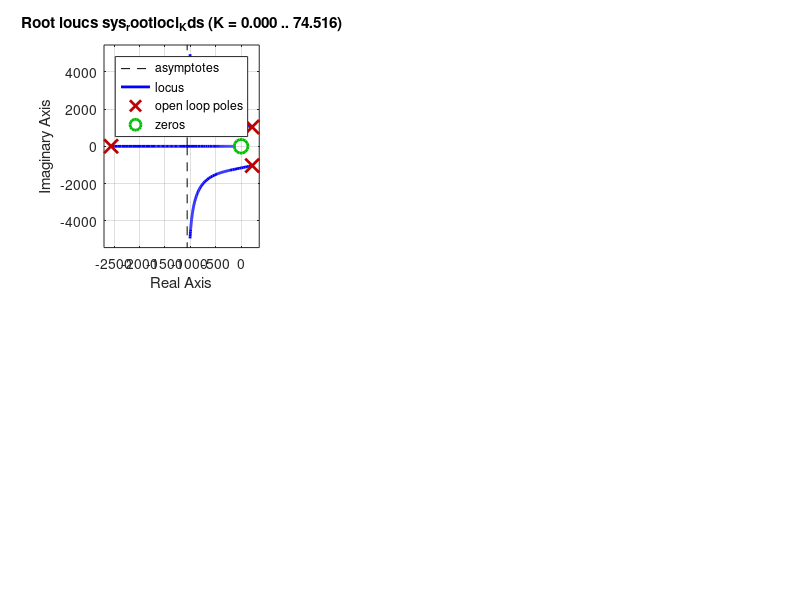

This chart was generated by the following MATLAB code: (Note: this script raises an error after producing the figure.)
%% Step 1 抄TI
% 电机参数和控制器参数
clear all;clc
K = 162; % motor parameter 
L = 0.6e-3; % inductor in current loop
B=2126; % Bandwidth of Current Loop

% K = 4395; % motor parameter 
% L = 7.986e-3; % inductor in current loop
% B=2126; % Bandwidth of Current Loop

% TI parameter
delta = 4;
Kiss = (1.28)/(L*delta^2)
Kps = (1.28)/(L*delta*K)
% PDFF parameter 4-5-4.42
Kpf = 0.15; % 
Kpr = 0.15; %
Kis = Kiss.*Kps;

% Transfer function
s=tf('s');
% PI Transfer function
sys_open_PI = (B*K*Kps)*(s+Kiss)/(s*s)/(s+B);
sys_close_PI = feedback(sys_open_PI,1);
sys_load_PI = tf([-K -K*B 0],[1 B K*Kps*B K*Kps*Kiss*B]); % 负载扰动传函
% PDFF Transfer function
sys_open_PDFF = tf([B*K*Kpr B*K*Kis],[1 B B*K*(Kpf-Kpr) 0]);
sys_close_PDFF = tf([B*K*Kpr B*K*Kis],[1 B B*K*Kpf B*K*Kis]);  
sys_load_PDFF = tf([-K -K*B 0],[1 B K*Kpf*B K*Kis*B]); % 负载扰动传函

%% Step 2 RootLoci找Kpf（Kds）
figure(1)
delta_vector = [1.5 3 4 6 10 20];
num_delta_vector = length(delta_vector);

for i = 1:1:num_delta_vector
    Kis = (1.28)/(L.*delta_vector(i)^2).*(1.28)/(L.*delta_vector(i).*K);
    num_Kds = [K*B 0];
    den_Kds = [1 B 0 Kis*K*B];
    sys_rootloci_Kds = tf(num_Kds,den_Kds);
    subplot(2,3,i)
    rlocus(sys_rootloci_Kds);
    plot_num = i;
    title("Damping Factor" + " " +"\delta = "+ num2str(delta_vector(plot_num)));
    % grid on;
end
Kis = Kiss.*Kps; % 重新设置Kis MLGBD 这个循环害我总优化成PI
%% Step 3 图解法找Kpr（Kfs）
figure(2)
% syms Kpr_need;
% solve(B*K*Kpr_need^3-B*K*Kpf*Kpr_need^2+B*Kis*Kpr_need-Kis^2 == 0,Kpr_need)
Kpr_need_plot = 0:0.01:Kpf;
y_Value = B*K*Kpr_need_plot.^3-B*K*Kpf*Kpr_need_plot.^2+B*Kis*Kpr_need_plot-Kis.^2;

k = find(abs(y_Value-0)<=0.01e+06);% 求解Kpr3次曲线和y=0的交点,有bug，还没有解决，因为y_Value是个离散的量，我们要找的交点可能刚好从负跳到了正
y_Equal = B*K*Kpr_need_plot(k).^3-B*K*Kpf*Kpr_need_plot(k).^2+B*Kis*Kpr_need_plot(k)-Kis.^2;

plot(Kpr_need_plot,B*K*Kpr_need_plot.^3-B*K*Kpf*Kpr_need_plot.^2+B*Kis*Kpr_need_plot-Kis.^2,'LineStyle','-','LineWidth',1.5);hold on;
plot(Kpr_need_plot(k),y_Equal,'*')
plot(Kpr_need_plot,0*Kpr_need_plot,'LineStyle','-','LineWidth',1.5); hold off;

title('寻找Kpr之旅,Kpr-K');xlabel('K_{pr}'); ylabel('Value');
xlim([0 Kpf]);
legend('Value','相交点','0 curve');
%% Step 4 Draw the plot and SEE YOUR NICE WORK
% % 设置画图板
figure(3)

% 画关于Kpf的Root Loci
subplot(2,3,1);
num_Kds = [K*B 0];
den_Kds = [1 B 0 Kis*K*B];
sys_rootloci_Kds = tf(num_Kds,den_Kds);
rlocus(sys_rootloci_Kds)
grid on;

% 阶跃响应
subplot(2,3,2);
[y_PDFF,tOut_PDFF] = step(sys_close_PDFF,0.04);
plot(tOut_PDFF,y_PDFF,'LineStyle','-','LineWidth',1.5);hold on;
% 设定Kpr前的响应
[y_PDFF_Kpf,tOut_PDFF_Kpf] = step(tf([B*K*Kps B*K*Kis],[1 B B*K*Kpf B*K*Kis]),0.04);
plot(tOut_PDFF_Kpf,y_PDFF_Kpf,'LineStyle','-','LineWidth',1.5);hold on;
% 监测0.8K到1.2K的系统robust
[y_PDFF_KL,tOut_PDFF_KL] = step(tf([B*0.8*K*Kpr B*0.8*K*Kis],[1 B B*0.8*K*Kpf B*0.8*K*Kis]),0.04);
plot(tOut_PDFF_KL,y_PDFF_KL,'LineStyle','-','LineWidth',1.5);hold on;
[y_PDFF_KH,tOut_PDFF_KH] = step(tf([B*1.2*K*Kpr B*1.2*K*Kis],[1 B B*1.2*K*Kpf B*1.2*K*Kis]),0.04);
plot(tOut_PDFF_KH,y_PDFF_KH,'LineStyle','-','LineWidth',1.5);hold on;
% TI的响应
[y_PI,tOut_PI] = step(sys_close_PI,0.04);
plot(tOut_PI,y_PI,'LineStyle','-','LineWidth',1.5);hold on;
grid on;
title('Step Response');xlabel('Time'); ylabel('Amplitude');
legend('PDFF','PDFF_{NoKprOptimal}','PDFF_{0.8K}','PDFF_{1.2K}','PI');
hold off;

% 阶跃响应性能指标
S_PDFF = stepinfo(y_PDFF,tOut_PDFF,1)
S_PI = stepinfo(y_PI,tOut_PI,1)

% 开环传函的Bode
subplot(2,3,3);
bode(sys_open_PDFF,sys_open_PI,{1e-1,1e+6});
grid on; hold on;
h = findobj(gcf,'type','line');
set(h,'linewidth',1.5);
legend('PDFF_{Open}','PI_{Open}');
hold off;

% 计算Bode图性能指标
[Gm_PDFF,Pm_PDFF,Wcg_PDFF,Wcp_PDFF]=margin(sys_open_PDFF)
[Gm_PI,Pm_PI,Wcg_PI,Wcp_PI]=margin(sys_open_PI) 

% 闭环传函的Bode
subplot(2,3,4);
bode(sys_close_PDFF,sys_close_PI,{1e-1,1e+6});
grid on; hold on;
h = findobj(gcf,'type','line');
set(h,'linewidth',1.5);
legend('PDFF_{Close}','PI_{Close}');
hold off;

% 抗扰响应（扰动传函的阶跃响应
subplot(2,3,5);

t_Load = linspace(0,0.1);
Load = 0.5*square(t_Load,50)+0.5;% randn(size(t_Load))/10; % 生成峰值为1，占空比为50%的方波信号

L_PDFF = lsim(sys_load_PDFF,Load,t_Load); 
L_PI = lsim(sys_load_PI,Load,t_Load); 
plot(t_Load,L_PDFF,'LineStyle','-','LineWidth',1.5), hold on;
plot(t_Load,L_PI,'LineStyle','-','LineWidth',1.5), hold on;
grid on, axis([0 0.1 -1.5 0.25]);
title('Disturbanec Response')
xlabel('Time'); ylabel('Amplitude');
legend('L_{PDFF}','L_{PI}');
hold off;

% 扰动Bode
subplot(2,3,6);
bode(sys_load_PDFF,sys_load_PI)
grid on; hold on;
h = findobj(gcf,'type','line');
set(h,'linewidth',1.5);
legend('PDFF_{Disturbance}','PI_{Disturbance}');
hold off;

% pzmap
figure(4)
subplot(2,2,1)
pzmap(sys_open_PDFF);legend('pzmap_{PDFF_{Open}}');
subplot(2,2,2)
pzmap(sys_close_PDFF); legend('pzmap_{PDFF_{Close}}');
subplot(2,2,3)
pzmap(tf([B*0.8*K*Kpr B*0.8*K*Kis],[1 B B*0.8*K*(Kpf-Kpr) 0])); legend('pzmap_{PDFF_{Oepn}0.8K}');
subplot(2,2,4)
pzmap(tf([B*1.2*K*Kpr B*1.2*K*Kis],[1 B B*1.2*K*(Kpf-Kpr) 0])); legend('pzmap_{PDFF_{Oepn}1.2K}');


% t = 0:0.001:6;
% sys_close_PDFF = sys_close_PDFF/s;
% y_PDFF = step(sys_close_PDFF,t);
% plot(t,y_PDFF,'LineStyle','-','LineWidth',1.5);hold on;
% plot(t,t,'LineStyle','-','LineWidth',1.5);hold off;
% legend('Proposal','Input');

figure(5)
t_ramp = linspace(0,1,1000);
t_constant = linspace(0.2,1,800);
t_constant_compensate = linspace(0,0,200);
t_constant = [t_constant_compensate t_constant]
t_NB = linspace(1,1,800);
t_NB = [t_constant_compensate,t_NB];

ramp = 2500 .* t_ramp - 2500 .* t_constant + 1000 + 500 .* t_NB % 设置的输入信号
% plot(t_ramp,ramp)

ramp_PDFF = lsim(sys_close_PDFF,ramp,t_ramp);
ramp_PI = lsim(sys_close_PI,ramp,t_ramp);
plot(t_ramp,ramp_PDFF,'LineStyle','-','LineWidth',1.5), hold on;
plot(t_ramp,ramp_PI,'LineStyle','-','LineWidth',1.5), hold on;
plot(t_ramp,ramp,'LineStyle','-','LineWidth',1.5), hold off;
grid on
% title('Ramp Response');


set(gcf, 'Units', 'centimeters', 'Position', [0, 0, 12, 5]); % 设置图窗大小
ax = gca;
exportgraphics(ax,"C:\Users\Wu\Desktop\Fullpaper_ECCE-Asia\Simulation Result/Ramp Response of Proposal Under delta = " + num2str(delta) + ".jpg","Resolution",600);
hold off;







